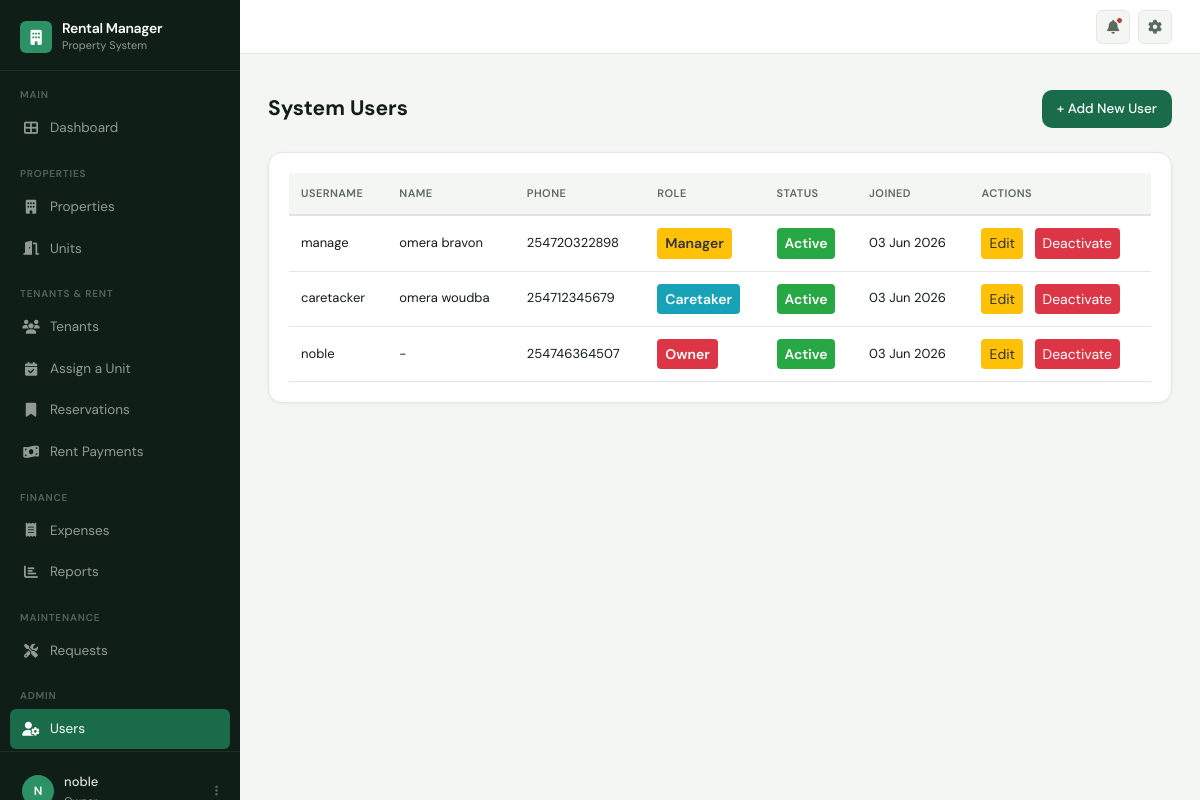
Page /users/ (signed in) on the committed database.
### accounts/models.py (models this page shows, shortened)
class User(AbstractUser):
    OWNER = 'OWNER'
    MANAGER = 'MANAGER'
    CARETAKER = 'CARETAKER'
    ROLE_CHOICES = [
        (OWNER, 'Owner'),
        (MANAGER, 'Manager'),
        (CARETAKER, 'Caretaker'),
    ]
    phone_number = models.CharField(max_length=15, unique=True)
    role = models.CharField(max_length=20, choices=ROLE_CHOICES, default=CARETAKER)
    created_at = models.DateTimeField(auto_now_add=True)
    updated_at = models.DateTimeField(auto_now=True)

### accounts/views.py (the view)
# urls.py: path('users/', views.user_list, name='user_list'),
@login_required
@user_passes_test(lambda u: u.role == User.OWNER)
def user_list(request):
    users = User.objects.all().order_by('-date_joined')
    return render(request, 'accounts/user_list.html', {'users': users})

### templates/accounts/user_list.html (shortened to what this page needs)
{% extends 'base.html' %}
{% block content %}
<div class="container">
    <div style="display: flex; justify-content: space-between; align-items: center; margin-bottom: 1.5rem; margin-top: 0.5rem;">
        <h2 style="margin: 0;">System Users</h2>
        <a href="{% url 'register' %}" class="btn btn-primary">+ Add New User</a>
    </div>
    <div class="card">
        <div class="card-body" style="overflow-x: auto;">
            <table style="width: 100%; border-collapse: collapse;">
                <thead>
                    <tr style="background-color: #f8f9fa; border-bottom: 2px solid #dee2e6;">
                        <th style="padding: 0.75rem; text-align: left; font-weight: 600;">Username</th>
                        <th style="padding: 0.75rem; text-align: left; font-weight: 600;">Name</th>
                        <th style="padding: 0.75rem; text-align: left; font-weight: 600;">Phone</th>
                        <th style="padding: 0.75rem; text-align: left; font-weight: 600;">Role</th>
                        <th style="padding: 0.75rem; text-align: left; font-weight: 600;">Status</th>
                        <th style="padding: 0.75rem; text-align: left; font-weight: 600;">Joined</th>
                        <th style="padding: 0.75rem; text-align: left; font-weight: 600;">Actions</th>
                    </tr>
                </thead>
                <tbody>
                    {% for user in users %}
                        <tr style="border-bottom: 1px solid #dee2e6;">
                            <td style="padding: 0.75rem;">{{ user.username }}</td>
                            <td style="padding: 0.75rem;">{{ user.get_full_name|default:"-" }}</td>
                            <td style="padding: 0.75rem;">{{ user.phone_number|default:"-" }}</td>
                            <td style="padding: 0.75rem;">
                                <span style="display: inline-block; padding: 0.25rem 0.5rem; border-radius: 4px; font-size: 0.875rem; font-weight: 600;
                                    {% if user.role == 'OWNER' %}background-color: #dc3545; color: white;
                                    {% elif user.role == 'MANAGER' %}background-color: #ffc107; color: #333;
                                    {% else %}background-color: #17a2b8; color: white;{% endif %}">
                                    {{ user.get_role_display }}
                                </span>
                            </td>
                            <td style="padding: 0.75rem;">
                                {% if user.is_active %}
                                    <span style="display: inline-block; padding: 0.25rem 0.5rem; border-radius: 4px; font-size: 0.875rem; font-weight: 600; background-color: #28a745; color: white;">Active</span>
                                {% else %}
                                    <span style="display: inline-block; padding: 0.25rem 0.5rem; border-radius: 4px; font-size: 0.875rem; font-weight: 600; background-color: #6c757d; color: white;">Inactive</span>
                                {% endif %}
                            </td>
                            <td style="padding: 0.75rem;">{{ user.date_joined|date:"d M Y" }}</td>
                            <td style="padding: 0.75rem;">
                                <a href="{% url 'edit_user' user.id %}"
                                   style="display: inline-block; padding: 0.25rem 0.5rem; background-color: #ffc107; color: #333; text-decoration: none; border-radius: 4px; font-size: 0.875rem; margin-right: 0.5rem;">
                                    Edit
                                </a>
                                {% if user.is_active %}
                                    <a href="{% url 'deactivate_user' user.id %}"
                                       style="display: inline-block; padding: 0.25rem 0.5rem; background-color: #dc3545; color: white; text-decoration: none; border-radius: 4px; font-size: 0.875rem;"
                                       onclick="return confirm('Deactivate this user?')">
                                        Deactivate
                                    </a>
                                {% else %}
                                    <a href="{% url 'deactivate_user' user.id %}"
                                       style="display: inline-block; padding: 0.25rem 0.5rem; background-color: #28a745; color: white; text-decoration: none; border-radius: 4px; font-size: 0.875rem;"
                                       onclick="return confirm('Activate this user?')">
                                        Activate
                                    </a>
                                {% endif %}
                            </td>
                        </tr>
                    {% empty %}
                        <tr>
                            <td colspan="7" style="padding: 2rem; text-align: center; color: #6c757d;">No users found.</td>
                        </tr>
                    {% endfor %}
                </tbody>
            </table>
        </div>
    </div>
</div>
{% endblock %}

### templates/base.html (shortened to what this page needs)
<!DOCTYPE html>
<html lang="en">
{% load static %}
<head>
  <link rel="stylesheet" href="https://cdnjs.cloudflare.com/ajax/libs/font-awesome/6.4.0/css/all.min.css">
  <link rel="stylesheet" href="{% static 'styles/main.css' %}">
</head>
<body>
{% if user.is_authenticated %}
<aside class="sidebar" id="sidebar" aria-label="Main navigation">
  <a href="{% url 'home' %}" class="sidebar-brand">
    <div class="brand-icon"><i class="fas fa-building" aria-hidden="true"></i></div>
    <div>
      <div class="brand-name">Rental Manager</div>
      <div class="brand-sub">Property System</div>
    </div>
  </a>
  <div class="sidebar-section-label">Main</div>
  <ul class="sidebar-nav">
    <li>
      <a href="{% url 'dashboard' %}"
         class="{% if request.resolver_match.url_name == 'dashboard' %}active{% endif %}"
         aria-current="{% if request.resolver_match.url_name == 'dashboard' %}page{% endif %}">
        <i class="fas fa-th-large" aria-hidden="true"></i> Dashboard
      </a>
    </li>
  </ul>
  {% if user.role == 'OWNER' or user.role == 'MANAGER' %}
  <div class="sidebar-section-label">Properties</div>
  <ul class="sidebar-nav">
    <li>
      <a href="{% url 'property_list' %}"
         class="{% if 'property' in request.resolver_match.url_name %}active{% endif %}"
         aria-current="{% if 'property' in request.resolver_match.url_name %}page{% endif %}">
        <i class="fas fa-building" aria-hidden="true"></i> Properties
      </a>
    </li>
    <li>
      <a href="{% url 'unit_list' %}"
         class="{% if 'unit' in request.resolver_match.url_name %}active{% endif %}"
         aria-current="{% if 'unit' in request.resolver_match.url_name %}page{% endif %}">
        <i class="fas fa-door-open" aria-hidden="true"></i> Units
      </a>
    </li>
  </ul>
  {% endif %}
  <div class="sidebar-section-label">Tenants &amp; Rent</div>
  <ul class="sidebar-nav">
    <li>
      <a href="{% url 'tenant_list' %}"
         class="{% if 'tenant' in request.resolver_match.url_name %}active{% endif %}"
         aria-current="{% if 'tenant' in request.resolver_match.url_name %}page{% endif %}">
        <i class="fas fa-users" aria-hidden="true"></i> Tenants
      </a>
    </li>
    <li>
      <a href="{% url 'tenancy_list' %}"
         class="{% if 'tenancy' in request.resolver_match.url_name %}active{% endif %}"
         aria-current="{% if 'tenancy' in request.resolver_match.url_name %}page{% endif %}">
        <i class="fas fa-calendar-check" aria-hidden="true"></i> Assign a Unit
      </a>
    </li>
    <li>
      <a href="{% url 'reservation_list' %}"
         class="{% if 'reservation' in request.resolver_match.url_name %}active{% endif %}"
         aria-current="{% if 'reservation' in request.resolver_match.url_name %}page{% endif %}">
        <i class="fas fa-bookmark" aria-hidden="true"></i> Reservations
      </a>
    </li>
    <li>
      <a href=""
         class="{% if 'rent_payment' in request.resolver_match.url_name %}active{% endif %}"
         aria-current="{% if 'rent_payment' in request.resolver_match.url_name %}page{% endif %}">
        <i class="fas fa-money-bill-wave" aria-hidden="true"></i> Rent Payments
      </a>
    </li>
  </ul>
  <div class="sidebar-section-label">Finance</div>
  <ul class="sidebar-nav">
    <li>
      <a href=""
         class="{% if 'expense' in request.resolver_match.url_name %}active{% endif %}"
         aria-current="{% if 'expense' in request.resolver_match.url_name %}page{% endif %}">
        <i class="fas fa-receipt" aria-hidden="true"></i> Expenses
      </a>
    </li>
    <li>
      <a href=""
         class="{% if 'report' in request.resolver_match.url_name %}active{% endif %}"
         aria-current="{% if 'report' in request.resolver_match.url_name %}page{% endif %}">
        <i class="fas fa-chart-bar" aria-hidden="true"></i> Reports
      </a>
    </li>
  </ul>
  <div class="sidebar-section-label">Maintenance</div>
  <ul class="sidebar-nav">
    <li>
      <a href=""
         class="{% if 'maintenance' in request.resolver_match.url_name %}active{% endif %}"
         aria-current="{% if 'maintenance' in request.resolver_match.url_name %}page{% endif %}">
        <i class="fas fa-tools" aria-hidden="true"></i> Requests
      </a>
    </li>
  </ul>
  {% if user.role == 'OWNER' %}
  <div class="sidebar-section-label">Admin</div>
  <ul class="sidebar-nav">
    <li>
      <a href="{% url 'user_list' %}"
         class="{% if 'user' in request.resolver_match.url_name %}active{% endif %}"
         aria-current="{% if 'user' in request.resolver_match.url_name %}page{% endif %}">
        <i class="fas fa-user-cog" aria-hidden="true"></i> Users
      </a>
    </li>
  </ul>
  {% endif %}
  <div class="sidebar-footer">
    <div class="user-card" onclick="toggleDropdown('userDrop')" role="button" aria-haspopup="true" aria-expanded="false" tabindex="0">
      <div class="user-avatar" aria-hidden="true">
        {{ user.get_full_name|default:user.username|first|upper }}
      </div>
      <div class="user-info">
        <div class="user-name">{{ user.get_full_name|default:user.username }}</div>
        <div class="user-role">{{ user.get_role_display }}</div>
      </div>
      <i class="fas fa-ellipsis-v user-ellipsis" aria-hidden="true"></i>
    </div>
  </div>
</aside>
{% endif %}
<div class="main">
  {% if user.is_authenticated %}
  <header class="topbar" role="banner">
    <div class="topbar-right">
      <a href="" class="topbar-btn notif-dot" title="Notifications" aria-label="Notifications">
        <i class="fas fa-bell" aria-hidden="true"></i>
      </a>
      <a href="" class="topbar-btn topbar-btn--hide-mobile" title="Settings" aria-label="Settings">
        <i class="fas fa-cog" aria-hidden="true"></i>
      </a>
    </div>
  </header>
  {% endif %}
  <main class="page" id="main-content">
    {% block content %}{% endblock %}
  </main>
</div>
</body>
</html>

### rows in the picture
User: get_full_name|first "N", get_full_name "noble", username "noble", get_full_name "-", phone_number "254746364507", role "Owner", is_active "Active", date_joined "03 Jun 2026"
User: username "manage", get_full_name "omera bravon", phone_number "254720322898", role "Manager", is_active "Active", date_joined "03 Jun 2026"
User: username "caretacker", get_full_name "omera woudba", phone_number "254712345679", role "Caretaker", is_active "Active", date_joined "03 Jun 2026"
